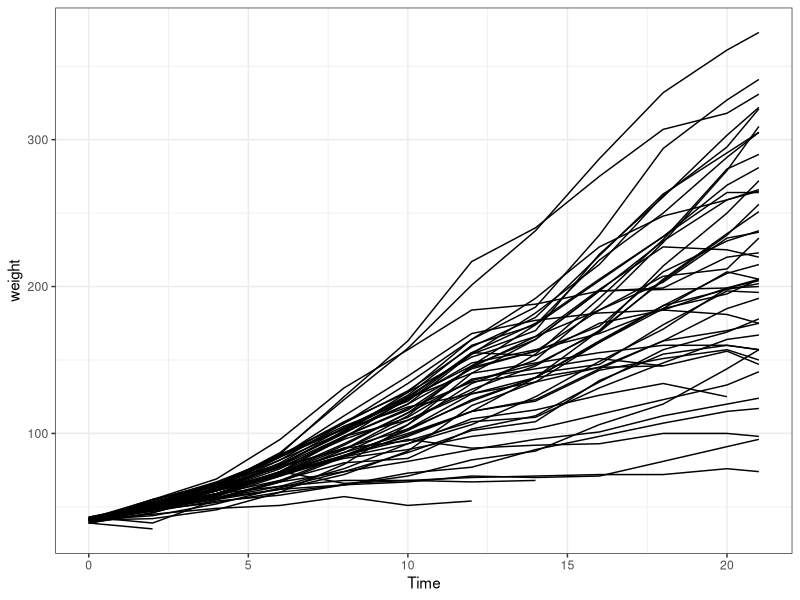

Recreate this plot in R.
## ---- chunk 1
library(knitr)
library(ggplot2)
knitr::opts_chunk$set(echo = FALSE,
                      warning = FALSE,
                      message = FALSE)
data("ChickWeight")
## ---- chunk 2
kable(head(ChickWeight))    
## ---- chunk 3
ggplot(ChickWeight, aes(x = Time, y = weight, group = Chick)) +
    geom_line() +
    theme_bw()
